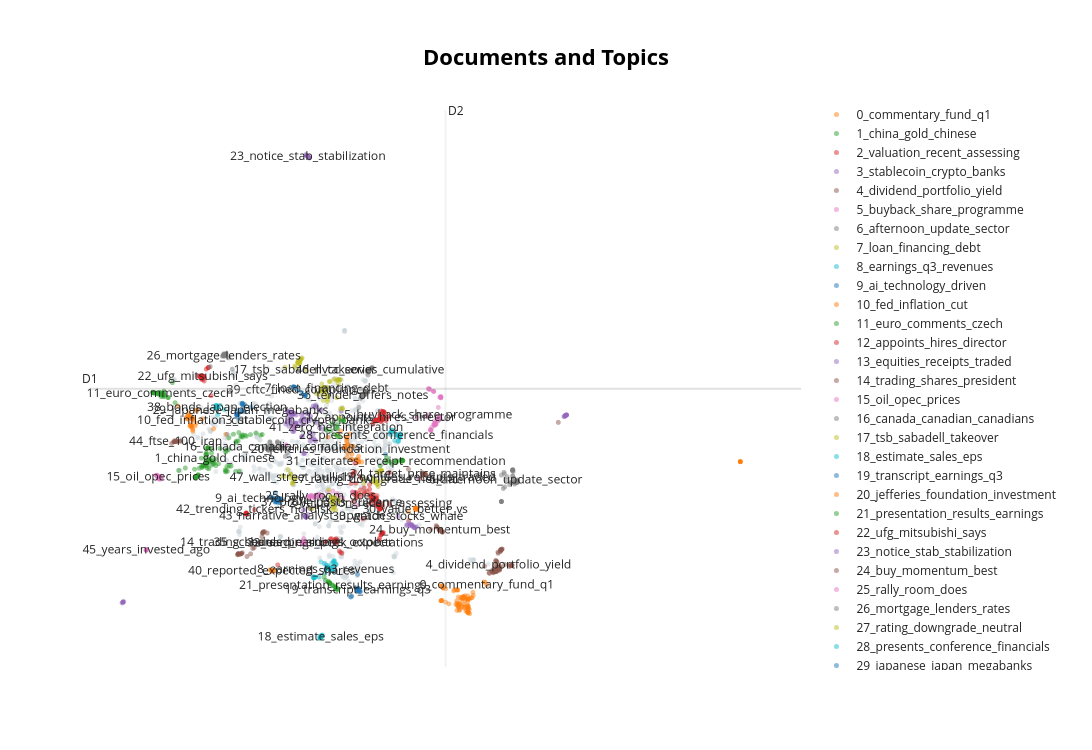

Notebook source saved alongside this figure:
### Markdown cell above
Visualize Topics

### Code cell
topic_model.visualize_documents(train_docs, embeddings=train_embeddings)
